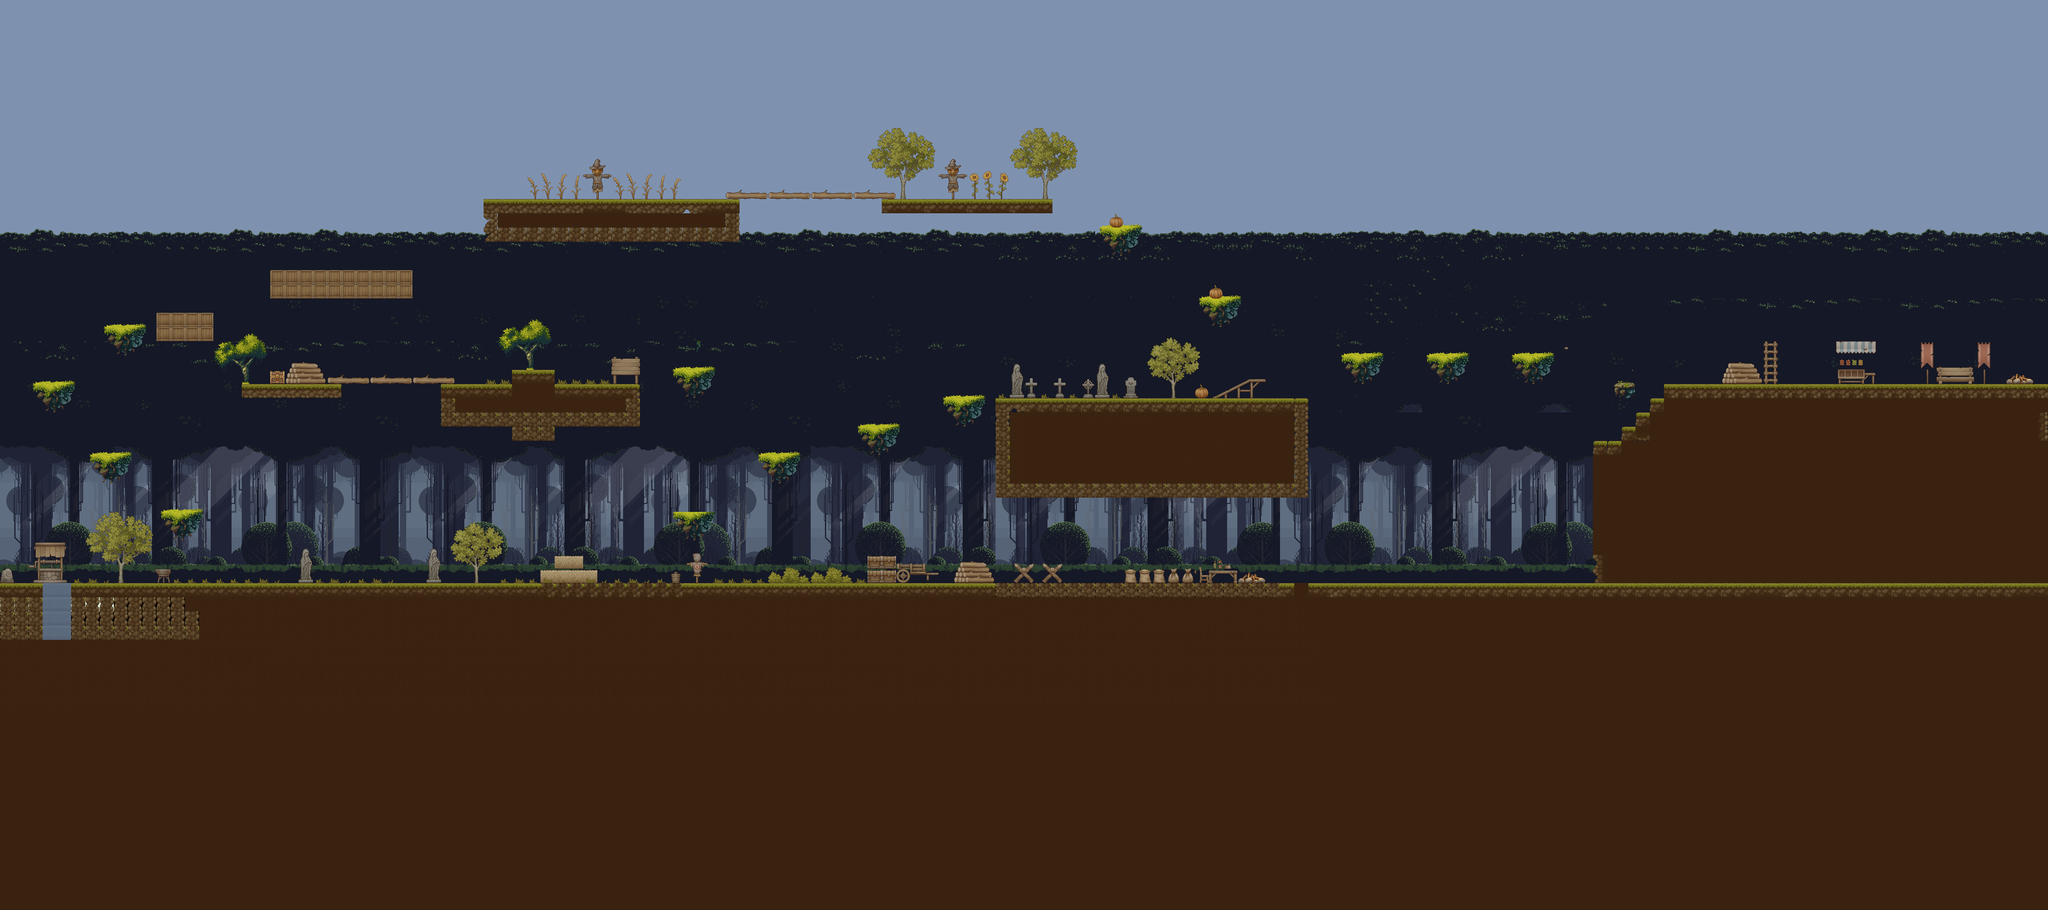

Below is a game level as drawn by its tile map, then a one-line description and the .tmx that defines it (tile-layer data replaced by summaries):
An orthogonal 144x64 tile map with 32x32 px tiles, 4 tile layers (Слой тайлов 3, Tile_1, Tiled_2, Trigger_final), 5 tilesets.

<map version="1.10" tiledversion="1.10.2" orientation="orthogonal" renderorder="right-down" width="144" height="64" tilewidth="32" tileheight="32" infinite="0" nextlayerid="7" nextobjectid="1">
 <tileset firstgid="1" source="TX Tileset Ground.tsx" />
 <tileset firstgid="257" source="TX Village Props.tsx" />
 <tileset firstgid="1281" source="Background.tsx" />
 <tileset firstgid="1977" source="sky.tsx" />
 <tileset firstgid="2004" source="tileset.tsx" />
 <layer id="5" name="Слой тайлов 3" width="144" height="64">
  <data>[9216 cells, 7692 non-empty, 681 distinct tile ids]</data>
 </layer>
 <layer id="1" name="Tile_1" width="144" height="64">
  <data>[9216 cells, 2756 non-empty, 90 distinct tile ids]</data>
 </layer>
 <layer id="3" name="Tiled_2" width="144" height="64">
  <data>[9216 cells, 360 non-empty, 174 distinct tile ids]</data>
 </layer>
 <layer id="6" name="Trigger_final" width="144" height="64">
  <data>[9216 cells, 6 non-empty, 6 distinct tile ids]</data>
 </layer>
</map>
